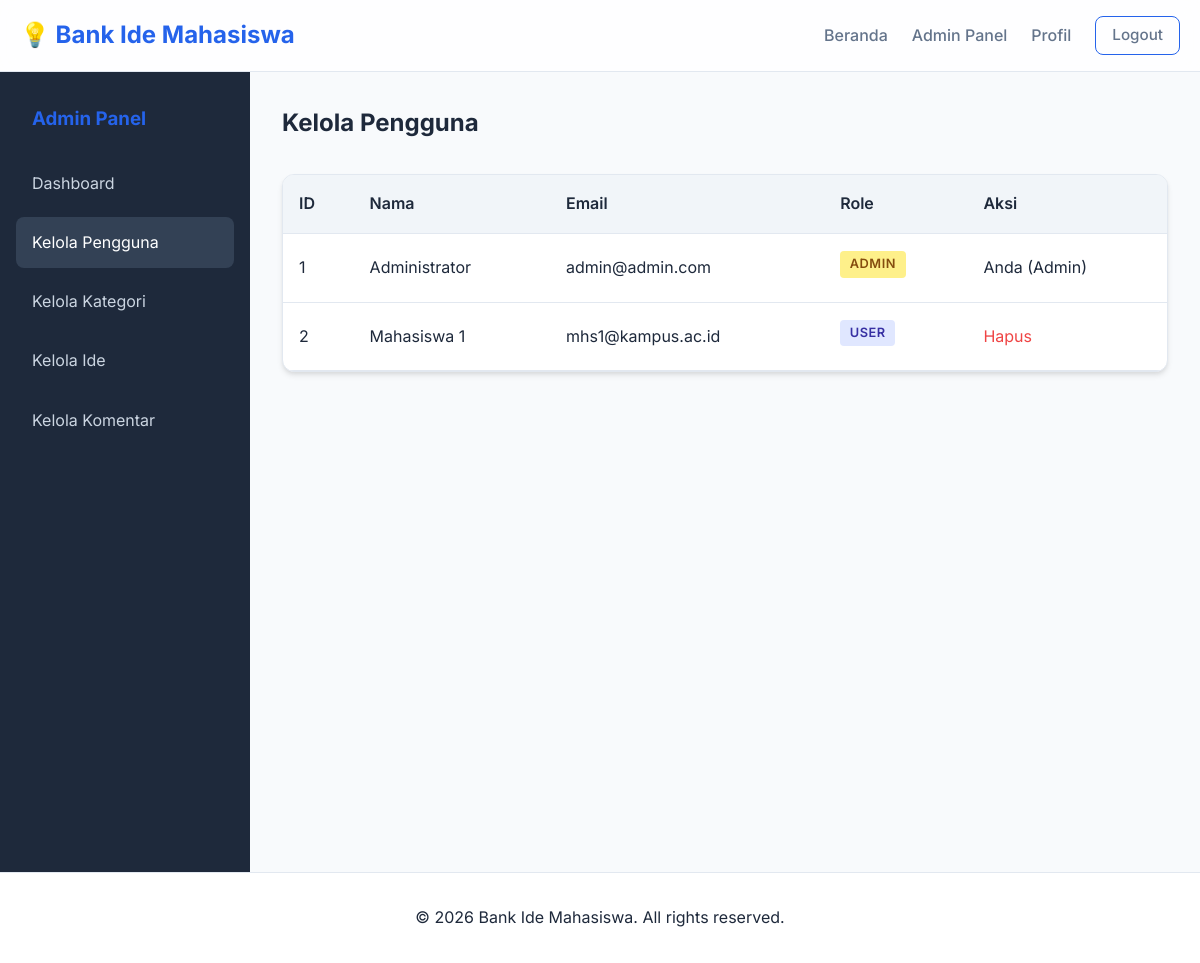
The page /admin/users.php (signed in) on the database its author committed.
### tables this page shows
CREATE TABLE users (
    id_user INT AUTO_INCREMENT PRIMARY KEY,
    nama VARCHAR(100) NOT NULL,
    email VARCHAR(100) NOT NULL UNIQUE,
    password VARCHAR(255) NOT NULL,
    role ENUM('admin', 'user') DEFAULT 'user'
);

### admin/users.php (the view, shortened to what this page needs)
<?php
require_once '../config/database.php';
$stmt = $pdo->query("SELECT * FROM users ORDER BY role ASC, nama ASC");
$users = $stmt->fetchAll();
?>
<?php include '../includes/header.php'; ?>
<?php include '../includes/navbar.php'; ?>
<div class="admin-layout">
    <div class="admin-sidebar">
        <h3 style="margin-bottom: 1.5rem; padding-left: 1rem; color: var(--primary-color);">Admin Panel</h3>
        <a href="index.php">Dashboard</a>
        <a href="users.php" class="active">Kelola Pengguna</a>
        <a href="categories.php">Kelola Kategori</a>
        <a href="ideas.php">Kelola Ide</a>
        <a href="comments.php">Kelola Komentar</a>
    </div>
    <div class="admin-content">
        <h2 class="mb-2">Kelola Pengguna</h2>
        <div class="table-container">
            <table>
                <thead>
                    <tr>
                        <th>ID</th>
                        <th>Nama</th>
                        <th>Email</th>
                        <th>Role</th>
                        <th>Aksi</th>
                    </tr>
                </thead>
                <tbody>
                    <?php foreach($users as $user): ?>
                    <tr>
                        <td><?php echo $user['id_user']; ?></td>
                        <td><?php echo htmlspecialchars($user['nama']); ?></td>
                        <td><?php echo htmlspecialchars($user['email']); ?></td>
                        <td><span class="card-category" style="background: <?php echo $user['role'] == 'admin' ? '#fef08a' : '#e0e7ff'; ?>; color: <?php echo $user['role'] == 'admin' ? '#854d0e' : '#3730a3'; ?>"><?php echo strtoupper($user['role']); ?></span></td>
                        <td>
                            <?php if($user['id_user'] != $_SESSION['user_id']): ?>
                                <a href="users.php?delete=<?php echo $user['id_user']; ?>" class="btn-delete" style="color: var(--danger); text-decoration: none;">Hapus</a>
                            <?php else: ?>
                                <span class="text-muted">Anda (Admin)</span>
                            <?php endif; ?>
                        </td>
                    </tr>
                    <?php endforeach; ?>
                </tbody>
            </table>
        </div>
    </div>
</div>
<?php include '../includes/footer.php'; ?>

### assets/css/style.css (style rules this page uses)
:root { --primary-color: #2563eb; --primary-hover: #1d4ed8; --secondary-color: #f1f5f9; --bg-color: #f8fafc; --text-main: #1e293b; --text-muted: #64748b; --border-color: #e2e8f0; --white: #ffffff; --danger: #ef4444; --success: #10b981; --card-shadow: 0 4px 6px -1px rgba(0, 0, 0, 0.1), 0 2px 4px -1px rgba(0, 0, 0, 0.06); --hover-shadow: 0 10px 15px -3px rgba(0, 0, 0, 0.1), 0 4px 6px -2px rgba(0, 0, 0, 0.05); --radius: 12px; --transition: all 0.3s ease; }
* { margin: 0; padding: 0; box-sizing: border-box; font-family: 'Inter', sans-serif; }
body { background-color: var(--bg-color); color: var(--text-main); line-height: 1.6; min-height: 100vh; display: flex; flex-direction: column; }
.mb-2 { margin-bottom: 2rem; }
.card-category { font-size: 0.8rem; font-weight: 600; color: var(--primary-color); text-transform: uppercase; letter-spacing: 0.5px; margin-bottom: 0.5rem; background: #e0e7ff; padding: 0.2rem 0.6rem; border-radius: 4px; display: inline-block; }
.table-container { background: var(--white); border-radius: var(--radius); box-shadow: var(--card-shadow); overflow-x: auto; border: 1px solid var(--border-color); }
table { width: 100%; border-collapse: collapse; }
th, td { padding: 1rem; text-align: left; border-bottom: 1px solid var(--border-color); }
th { background-color: var(--secondary-color); font-weight: 600; color: var(--text-main); }
.admin-layout { display: flex; min-height: 100vh; }
.admin-sidebar { width: 250px; background: #1e293b; color: var(--white); padding: 2rem 1rem; }
.admin-sidebar a { color: #cbd5e1; text-decoration: none; display: block; padding: 0.8rem 1rem; border-radius: 8px; margin-bottom: 0.5rem; transition: var(--transition); }
.admin-sidebar a:hover, .admin-sidebar a.active { background: #334155; color: var(--white); }
.admin-content { flex-grow: 1; padding: 2rem; background: var(--bg-color); overflow-y: auto; }

### rows shown on the page
users: id_user "1", nama "Administrator", email "admin@admin.com", role "ADMIN", shows "Anda (Admin)"
users: id_user "2", nama "Mahasiswa 1", email "mhs1@kampus.ac.id", role "USER"
